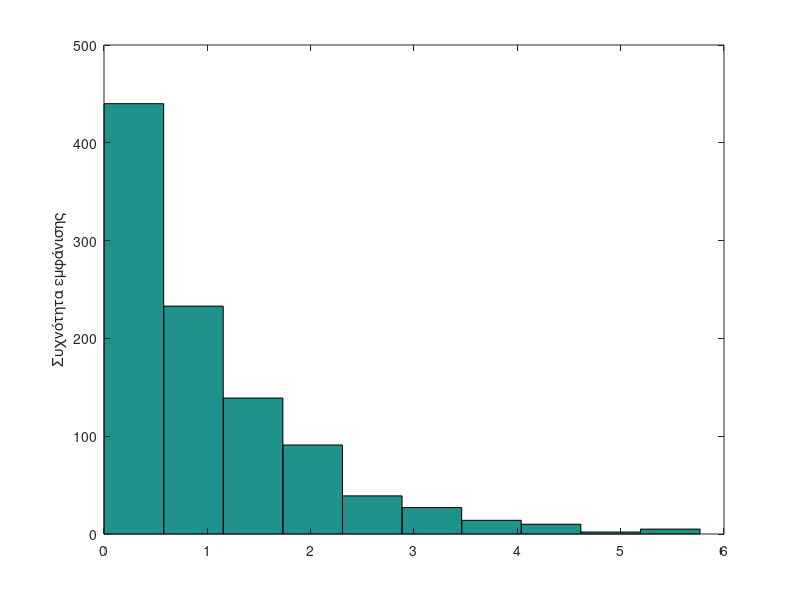

The MATLAB script that drew this image: (Note: this script raises an error after producing the figure.)
y=zeros(1,1000);
for i=1:1000
  x=rand;
  y(i)=-log(1-x);
end
figure('Name','Άσκηση 2')
hist(y)
ylabel('Συχνότητα εμφάνισης')
hold on
x=-2:0.5:10;
y1=exp(-x);
yyaxis right
plot(y1,'r')
xlim([0 10])
xlabel('Τυχαίοι αριθμοί από εκθετική κατανομή')
ylabel('fx=e^-x')